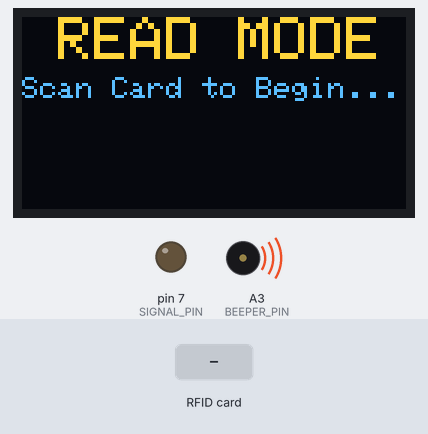
A sketch run on a simulated Arduino Nano, built with avr-gcc and run on an emulated ATmega328P. On the bench: 128×64 one-colour display, output pins drawn as LEDs (lit = HIGH), buzzer (waves = sounding, pin HIGH). Inputs (shaded band) come from the test bench. The OLED is the two-colour kind (top 16 rows yellow).

Above: at 2.3 s.
2.4 s: RFID card 5E 7A 19 C4 held to the reader
At 2.8 s:
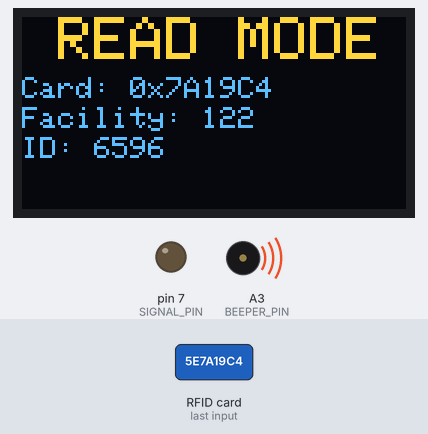
3.9 s: RFID card 5E 7A 19 C4 held to the reader
At 4.4 s:
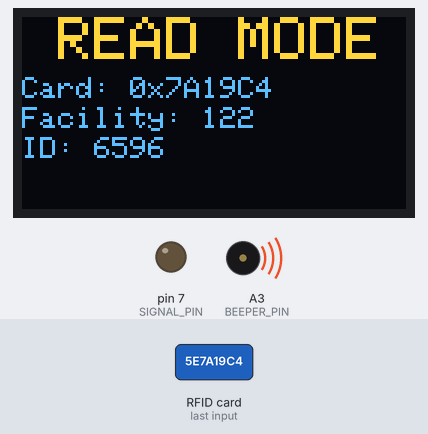
Timing chart, 0 to 6.9 s (numbered marks = the images above; inputs shaded):
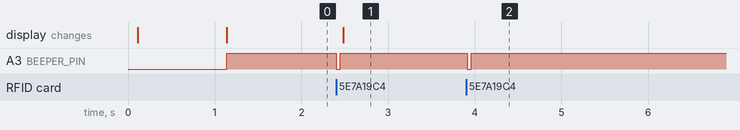

Measured:
- after the input at 2.4 s, A3 (BEEPER_PIN): HIGH → LOW at once, → HIGH 0.05 s later; the display: changes after 0.08 s (image 1)
- after the input at 3.9 s, A3 (BEEPER_PIN): HIGH → LOW at once, → HIGH 0.05 s later

The sketch:

HIDR10-RP15-Door-Simulator.ino
```cpp
#include <Wire.h>
#include <Adafruit_GFX.h>
#include <Adafruit_SSD1306.h>
#include <Wiegand.h>
#include <EEPROM.h>

#define SCREEN_WIDTH 128
#define SCREEN_HEIGHT 64
#define OLED_RESET -1
#define SCREEN_ADDRESS 0x3C

#define WIEGAND_D0_PIN 2 // Green wire (Data 0)
#define WIEGAND_D1_PIN 3 // White wire (Data 1)
#define BEEPER_PIN A3
#define SIGNAL_PIN 7 // Door strike signal pin

#define MAX_CARDS 20
#define EEPROM_CARD_COUNT_ADDR 0
#define EEPROM_CARD_DATA_ADDR 4
#define CARD_SIZE sizeof(unsigned long)

#define ADMIN_UID_DEFAULT 253411519UL
#define EEPROM_ADMIN_UID_ADDR (EEPROM_CARD_DATA_ADDR + (MAX_CARDS * CARD_SIZE))

// Set to 0 to silence all Serial output
#define ENABLE_SERIAL 0

Adafruit_SSD1306 display(SCREEN_WIDTH, SCREEN_HEIGHT, &Wire, OLED_RESET);
WIEGAND wg;

bool cardDisplayed = false;
bool promptDisplayed = false;
unsigned long lastCardData = 0;
uint8_t lastBitLength = 0;
uint8_t lastFacilityCode = 0;
uint16_t lastCardNumber = 0;

#define MODE_READ 1
#define MODE_DOOR 2
#define MODE_ADD 3
#define MODE_REMOVE 4
uint8_t currentMode = MODE_READ;

unsigned long adminUID = ADMIN_UID_DEFAULT;

const unsigned long configCards[4] = {
  0x1E6DC032, // Read mode
  0x1E6D9861, // Door mode
  0x1E6DFCA0, // Add mode
  0x1E6DE636  // Remove mode
};

unsigned long authorizedCards[MAX_CARDS];
uint8_t cardCount = 0;

uint8_t countBits(uint32_t data) {
  uint8_t count = 0;
  while (data) {
    data >>= 1;
    count++;
  }
  return count;
}

void loadAuthorizedCards() {
  cardCount = EEPROM.read(EEPROM_CARD_COUNT_ADDR);
  if (cardCount > MAX_CARDS) {
    cardCount = 0;
    return;
  }
  for (uint8_t i = 0; i < cardCount; i++) {
    unsigned long cardData = 0;
    for (uint8_t j = 0; j < CARD_SIZE; j++) {
      cardData |= (unsigned long)EEPROM.read(EEPROM_CARD_DATA_ADDR + i * CARD_SIZE + j) << (8 * j);
    }
    authorizedCards[i] = cardData;
  }
}

void saveAuthorizedCards() {
  EEPROM.update(EEPROM_CARD_COUNT_ADDR, cardCount);
  for (uint8_t i = 0; i < cardCount; i++) {
    unsigned long cardData = authorizedCards[i];
    for (uint8_t j = 0; j < CARD_SIZE; j++) {
      EEPROM.update(EEPROM_CARD_DATA_ADDR + i * CARD_SIZE + j, (cardData >> (8 * j)) & 0xFF);
    }
  }
}

bool isAuthorized(unsigned long cardData) {
  for (uint8_t i = 0; i < cardCount; i++) {
    if (authorizedCards[i] == cardData) {
      return true;
    }
  }
  return false;
}

void addCard(unsigned long cardData) {
  if (cardCount < MAX_CARDS && !isAuthorized(cardData)) {
    authorizedCards[cardCount] = cardData;
    cardCount++;
    saveAuthorizedCards();
  }
}

void removeCard(unsigned long cardData) {
  for (uint8_t i = 0; i < cardCount; i++) {
    if (authorizedCards[i] == cardData) {
      for (uint8_t j = i; j < cardCount - 1; j++) {
        authorizedCards[j] = authorizedCards[j + 1];
      }
      cardCount--;
      saveAuthorizedCards();
      break;
    }
  }
}

const char* modeName(uint8_t mode) {
  switch (mode) {
    case MODE_READ:   return "READ MODE";
    case MODE_DOOR:   return "DOOR MODE";
    case MODE_ADD:    return "ADD MODE";
    case MODE_REMOVE: return "DEL MODE";
    default:          return "UNKNOWN";
  }
}

unsigned long loadAdminUID() {
  unsigned long uid = 0;
  for (uint8_t i = 0; i < 4; i++) {
    uid |= (unsigned long)EEPROM.read(EEPROM_ADMIN_UID_ADDR + i) << (8 * i);
  }
  if (uid == 0xFFFFFFFFUL || uid == 0UL) {
    return ADMIN_UID_DEFAULT;
  }
  return uid;
}

void saveAdminUID(unsigned long uid) {
  for (uint8_t i = 0; i < 4; i++) {
    EEPROM.update(EEPROM_ADMIN_UID_ADDR + i, (uid >> (8 * i)) & 0xFF);
  }
}

void appendLogEntry(unsigned long raw, uint8_t fc, uint16_t id) {
  #if ENABLE_SERIAL
  Serial.print("RAW: "); Serial.print(raw);
  Serial.print(" | HEX: 0x"); Serial.print(raw, HEX);
  Serial.print(" | FC: "); Serial.print(fc);
  Serial.print(" | ID: "); Serial.print(id);
  Serial.print(" | BITS: "); Serial.print(countBits(raw));
  Serial.print(" | TYPE: "); Serial.print(wg.getWiegandType() == 26 ? "Wiegand26" : "Unknown");
  Serial.print(" | t="); Serial.println(millis());
  #endif
}

void displayScanPrompt() {
  display.clearDisplay();
  display.setTextSize(2);
  display.setCursor(12, 0);
  switch (currentMode) {
    case MODE_READ:   display.println("READ MODE"); break;
    case MODE_DOOR:   display.println("DOOR MODE"); break;
    case MODE_ADD:    display.println("ADD MODE"); break;
    case MODE_REMOVE: display.println("DEL MODE"); break;
  }
  display.setTextSize(1);
  display.setCursor(0, 20);
  display.println("Scan Card to Begin...");
  display.display();
  cardDisplayed = false;
  promptDisplayed = true;
}

void displayCardData(unsigned long cardData, uint8_t bitLength, uint8_t facilityCode, uint16_t cardNumber, const char* message = "") {
  display.clearDisplay();
  display.setTextSize(2);
  display.setCursor(12, 0);
  switch (currentMode) {
    case MODE_READ:   display.println("READ MODE"); break;
    case MODE_DOOR:   display.println("DOOR MODE"); break;
    case MODE_ADD:    display.println("ADD MODE"); break;
    case MODE_REMOVE: display.println("DEL MODE"); break;
  }
  display.setTextSize(1);
  if (currentMode == MODE_READ) {
    display.setCursor(0, 20);
    display.print("Card: 0x");
    display.println(cardData, HEX);
    display.setCursor(0, 30);
    display.print("Facility: ");
    display.println(facilityCode);
    display.setCursor(0, 40);
    display.print("ID: ");
    display.println(cardNumber);
  } else {
    display.setCursor(30, 20); // Center message
    display.println(message);
  }
  display.display();
  cardDisplayed = true;
  promptDisplayed = false;
}

void setup() {
  #if ENABLE_SERIAL
  Serial.begin(115200);
  #endif
  Wire.begin();
  delay(50);
  if (!display.begin(SSD1306_SWITCHCAPVCC, SCREEN_ADDRESS)) {
    while (1);
  }

  display.clearDisplay();
  display.setTextColor(SSD1306_WHITE);
  display.setTextSize(2);
  display.setCursor(18, 0);
  display.println("READ MODE");
  display.setTextSize(1);
  display.setCursor(0, 20);
  display.println("Scan Card to Begin...");
  display.display();
  delay(1000);

  loadAuthorizedCards();
  adminUID = loadAdminUID();
  #if ENABLE_SERIAL
  Serial.println("Booting HID RFID Door Simulator (Nano)");
  Serial.print("Loaded "); Serial.print(cardCount); Serial.println(" authorized card(s)");
  Serial.print("Admin UID: "); Serial.println(adminUID);
  Serial.print("Pins - D0:"); Serial.print(WIEGAND_D0_PIN);
  Serial.print(" D1:"); Serial.print(WIEGAND_D1_PIN);
  Serial.print(" BEEPER:"); Serial.print(BEEPER_PIN);
  Serial.print(" SIGNAL:"); Serial.println(SIGNAL_PIN);
  #endif
  displayScanPrompt();

  wg.begin(WIEGAND_D0_PIN, WIEGAND_D1_PIN);

  pinMode(BEEPER_PIN, OUTPUT);
  digitalWrite(BEEPER_PIN, HIGH);
  pinMode(SIGNAL_PIN, OUTPUT);
  digitalWrite(SIGNAL_PIN, LOW);
}

void loop() {
  if (wg.available()) {
    unsigned long cardData = wg.getCode();

    // Admin card cycles mode
    if (cardData == adminUID) {
      currentMode++;
      if (currentMode > MODE_REMOVE) currentMode = MODE_READ;
      displayScanPrompt();
      digitalWrite(BEEPER_PIN, LOW);
      delay(100);
      digitalWrite(BEEPER_PIN, HIGH);
      #if ENABLE_SERIAL
      Serial.print("Admin card scanned. Mode -> "); Serial.println(modeName(currentMode));
      #endif
      return;
    }

    // Check for configuration card
    for (uint8_t i = 0; i < 4; i++) {
      if (cardData == configCards[i]) {
        currentMode = i + 1;
        displayScanPrompt();
        digitalWrite(BEEPER_PIN, LOW);
        delay(100);
        digitalWrite(BEEPER_PIN, HIGH);
        #if ENABLE_SERIAL
        Serial.print("Config card set mode -> "); Serial.println(modeName(currentMode));
        #endif
        return;
      }
    }

    // Process card data
    uint8_t bitLength = countBits(cardData);
    uint8_t facilityCode = (cardData >> 16) & 0xFF;
    uint16_t cardNumber = cardData & 0xFFFF;

    digitalWrite(BEEPER_PIN, LOW);
    delay(50);
    digitalWrite(BEEPER_PIN, HIGH);

    lastCardData = cardData;
    lastBitLength = bitLength;
    lastFacilityCode = facilityCode;
    lastCardNumber = cardNumber;

    // Handle mode-specific actions
    switch (currentMode) {
      case MODE_READ:
        displayCardData(cardData, bitLength, facilityCode, cardNumber);
        break;
      case MODE_DOOR:
        if (isAuthorized(cardData)) {
          digitalWrite(SIGNAL_PIN, HIGH);
          displayCardData(cardData, bitLength, facilityCode, cardNumber, "AUTHORIZED");
          delay(5000); // Show for 5 seconds
          digitalWrite(SIGNAL_PIN, LOW);
          displayScanPrompt();
          #if ENABLE_SERIAL
          Serial.println("Door triggered: AUTHORIZED (5s)");
          #endif
        } else {
          displayCardData(cardData, bitLength, facilityCode, cardNumber, "NO ENTRY");
          delay(5000); // Show for 5 seconds
          displayScanPrompt();
          #if ENABLE_SERIAL
          Serial.println("Access denied: NO ENTRY");
          #endif
        }
        appendLogEntry(cardData, facilityCode, cardNumber);
        break;
      case MODE_ADD:
        addCard(cardData);
        displayCardData(cardData, bitLength, facilityCode, cardNumber, "Card Added");
        #if ENABLE_SERIAL
        Serial.print("Card added: "); Serial.println(cardData);
        #endif
        break;
      case MODE_REMOVE:
        removeCard(cardData);
        displayCardData(cardData, bitLength, facilityCode, cardNumber, "Card Removed");
        #if ENABLE_SERIAL
        Serial.print("Card removed: "); Serial.println(cardData);
        #endif
        break;
    }

    if (currentMode != MODE_DOOR) {
      appendLogEntry(cardData, facilityCode, cardNumber);
    }
  } else if (cardDisplayed) {
    displayCardData(lastCardData, lastBitLength, lastFacilityCode, lastCardNumber);
  } else {
    if (!promptDisplayed) {
      displayScanPrompt();
    }
  }
}
```
